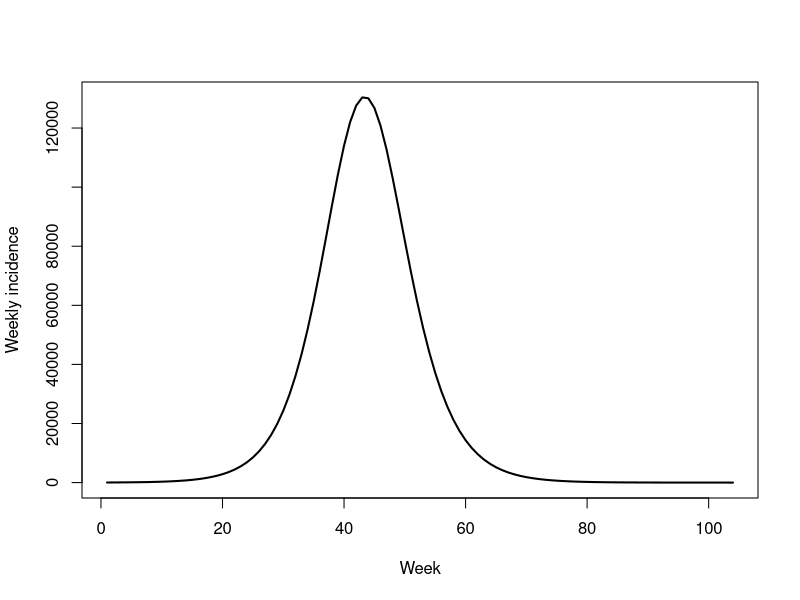
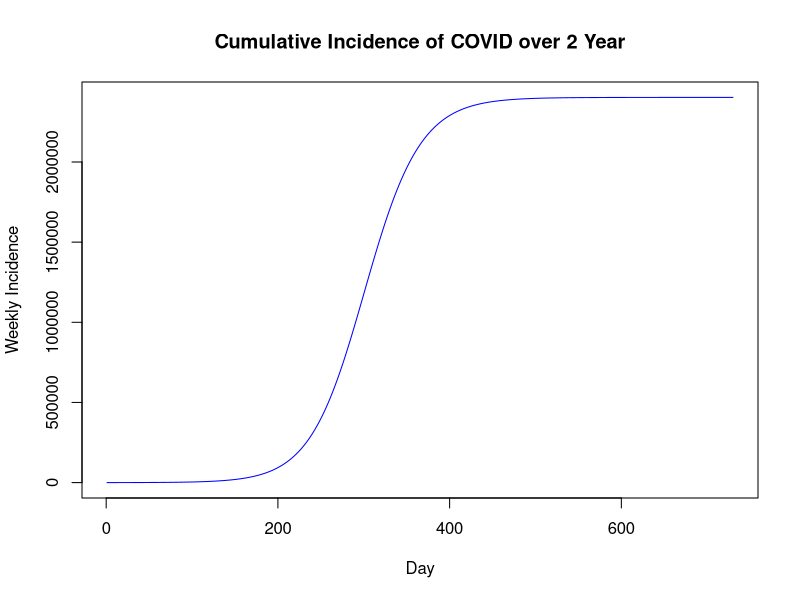
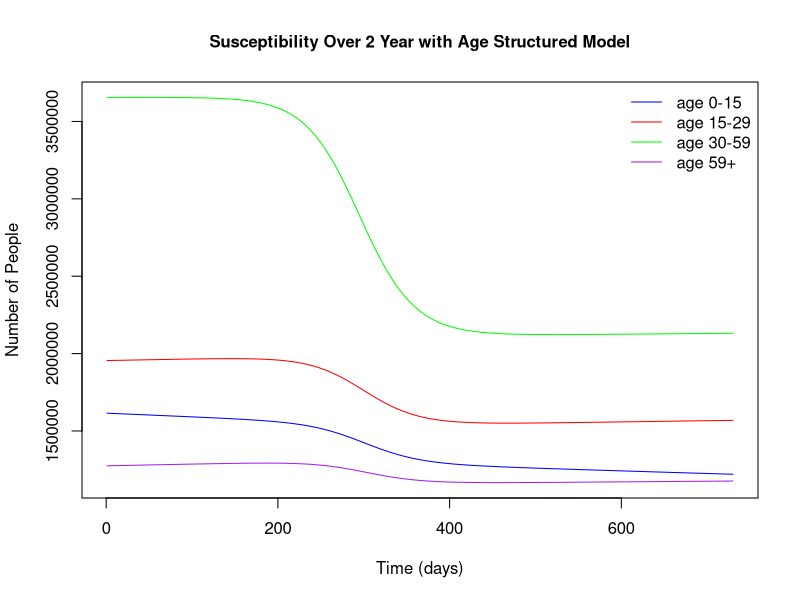
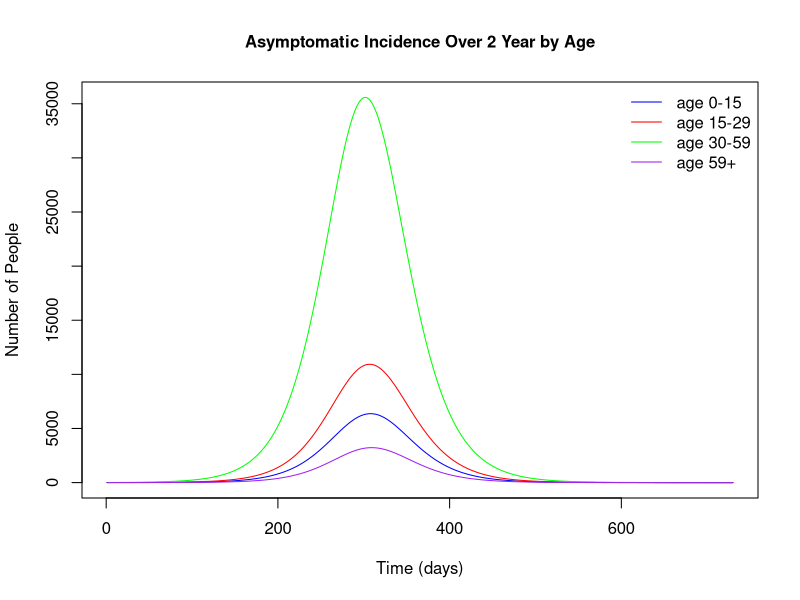
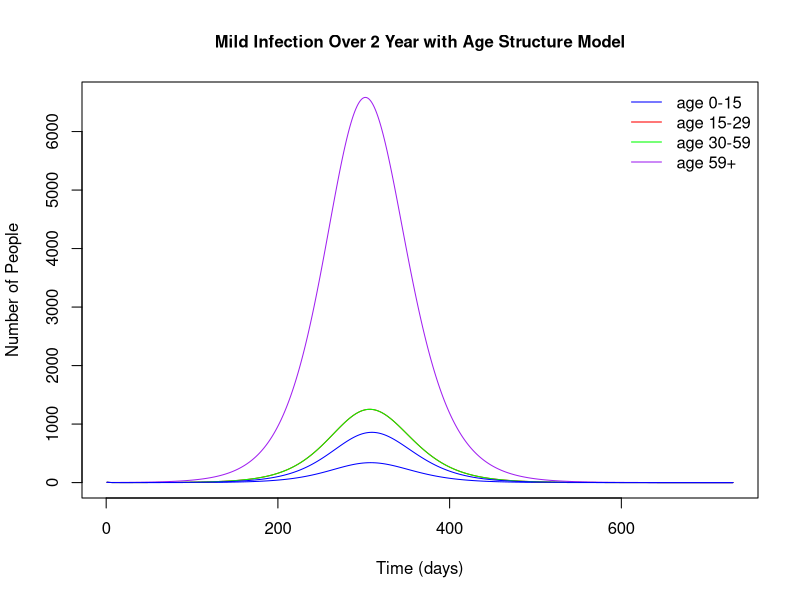
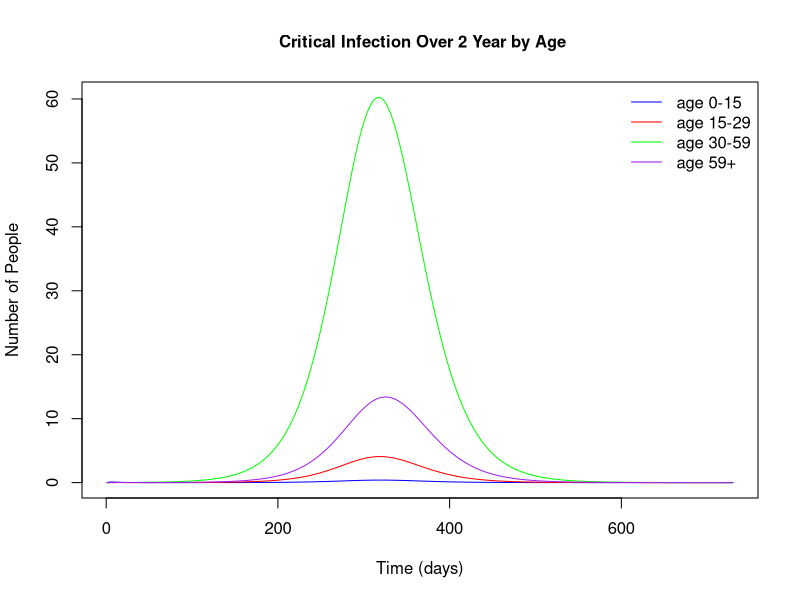
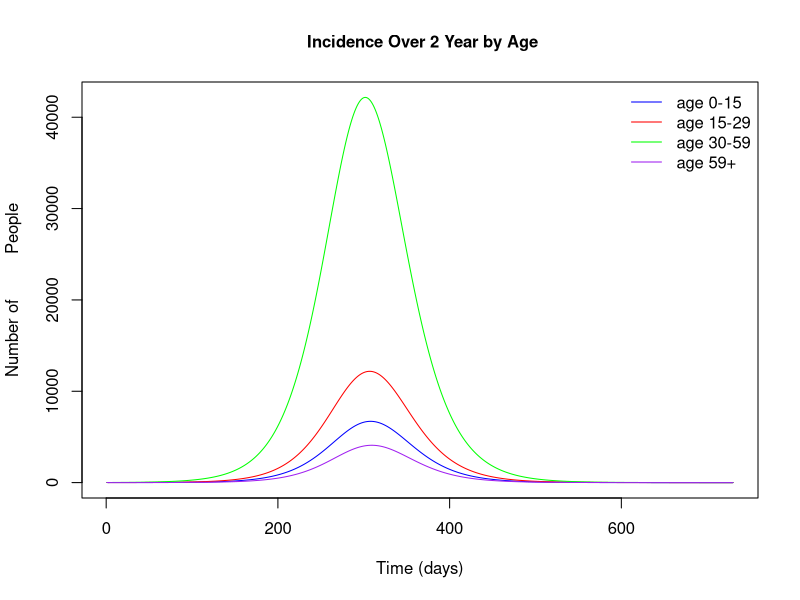

Generate these figures, in order, with R: (Note: this script raises an error after producing the figures.)
## ---- chunk 1
library(deSolve)
## ---- chunk 2
# Minor editions was made. I double checked that all compartments balanced out in the end.
COVID=function(times,state,parameters){
  with(as.list(c(state,parameters)),{
  #age 0-15
    dS1 = mu*N*n[1] - sum(BETA[1,]*c(A1,A2,A3,A4) + BETA[1,]*c(M1,M2,M3,M4))*(S1/N*n[1]) - l1*S1;# multiplied N by n[1] since only first group will have new born
    dE1 = sum(BETA[1,]*c(A1,A2,A3,A4) + BETA[1,]*c(M1,M2,M3,M4))*(S1/N*n[1]) - E1*alpha - l1*E1; # edited E1*alpha term
    dA1 = E1*alpha*theta[1] - gamma*A1 - l1*A1;
    dM1 = E1*alpha*(1-theta[1]) - (gamma.h*rho[1] + gamma*(1-rho[1]))*M1 - l1*M1;# ----------------added gamma.h
    dH1 = gamma.h*rho[1]*M1 + kappa_c[1]*C1 - kappa_h[1]*H1 - gamma_h[1]*H1 - l1*H1;
    dR1 = gamma*A1 + gamma*(1-rho[1])*M1 + gamma_h[1]*H1 - l1*R1;
    dC1 = kappa_h[1]*H1 - kappa_c[1]*C1 - sigma[1]*C1 - l1*C1;
    dDead1 = sigma[1]*C1;
    dcumInci1 = E1*alpha;
  #age 15-29
    dS2 = l1*S1 - sum(BETA[2,]*c(A1,A2,A3,A4)+ BETA[2,]*c(M1,M2,M3,M4))*(S2/N*n[2]) - l2*S2;
    dE2 = l1*E1 + sum(BETA[2,]*c(A1,A2,A3,A4) + BETA[2,]*c(M1,M2,M3,M4))*(S2/N*n[2]) - E2*alpha - l2*E2;
    dA2 = l1*A1 + E2*alpha*theta[2] - gamma*A2 - l2*A2;
    dM2 = l1*M1 + E2*alpha*(1-theta[2]) - (gamma.h*rho[2] + gamma*(1-rho[2]))*M2 - l2*M2;
    dH2 = l1*H1 + gamma.h*rho[2]*M2 + kappa_c[2]*C2 - kappa_h[2]*H2 - gamma_h[2]*H2 - l2*H2;
    dR2 = l1*R1 + gamma*A2 + gamma*(1-rho[2])*M2 + gamma_h[2]*H2 - l2*R2;
    dC2 = l1*C1 + kappa_h[2]*H2 - kappa_c[2]*C2 - sigma[2]*C2 - l2*C2;
    dDead2 = sigma[2]*C2;
    dcumInci2 = E2*alpha;
  #age 30-59
    dS3 = l2*S2 - sum(BETA[3,]*c(A1,A2,A3,A4)+ BETA[3,]*c(M1,M2,M3,M4))*(S3/N*n[3]) - l3*S3;
    dE3 = l2*E2 + sum(BETA[3,]*c(A1,A2,A3,A4) + BETA[3,]*c(M1,M2,M3,M4))*(S3/N*n[3]) - E3*alpha - l3*E3;
    dA3 = l2*A2 + E3*alpha*theta[3] - gamma*A3 - l2*A3;
    dM3 = l2*M2 + E3*alpha*(1-theta[3]) - (gamma.h*rho[3] + gamma*(1-rho[3]))*M3 - l3*M3;
    dH3 = l2*H2 + gamma.h*rho[3]*M3 + kappa_c[3]*C3 - kappa_h[3]*H3 - gamma_h[3]*H3 - l3*H3;
    dR3 = l2*R2 + gamma*A3 + gamma*(1-rho[3])*M3 + gamma_h[3]*H3 - l3*R3;
    dC3 = l2*C2 + kappa_h[3]*H3 - kappa_c[3]*C3 - sigma[3]*C3 - l3*C3;
    dDead3 = sigma[3]*C3;
    dcumInci3 = E3*alpha;
  #age 59+
    dS4 = l3*S3 - sum(BETA[4,]*c(A1,A2,A3,A4) + BETA[4,]*c(M1,M2,M3,M4))*(S4/N*n[4]) - mu*N*n[1];# ------added n[1]
    dE4 = l3*E3 + sum(BETA[4,]*c(A1,A2,A3,A4) + BETA[4,]*c(M1,M2,M3,M4))*(S4/N*n[4]) - E4*alpha;
    dA4 = l3*A3 + E4*alpha*theta[4] - gamma*A4; #------------------------deleted the mu*A4 term, cannot balance out
    dM4 = l3*M3 + E4*(alpha*(1-theta[4])) - (gamma.h*rho[4] + gamma*(1-rho[4]))*M4;
    dH4 = l3*H3 + gamma.h*rho[4]*M4 + kappa_c[4]*C4 - kappa_h[4]*H4 - gamma_h[4]*H4;
    dR4 = l3*R3 + gamma*A4 + gamma*(1-rho[4])*M4 + gamma_h[4]*H4;
    dC4 = l3*C3 + kappa_h[4]*H4 - kappa_c[4]*C4 - sigma[4]*C4;
    dDead4 = sigma[4]*C4;
    dcumInci4 = E4*alpha;
    
          # return the rate of change
    list(c(dS1, dS2, dS3, dS4, dE1, dE2, dE3, dE4, dA1, dA2, dA3, dA4, dM1, dM2, dM3, dM4, dH1, dH2, dH3, dH4, dR1, dR2, dR3, dR4, dC1, dC2, dC3, dC4, dDead1, dDead2, dDead3, dDead4, dcumInci1, dcumInci2,dcumInci3,dcumInci4))
  })
}

l1 = 1/(15*365); #15 years
l2 = 1/(29*365) #29 years
l3 = 1/(59*365) #59 years
N=8500000;
n=c(0.19, 0.23, 0.43, 0.15); # ---------- The article used 0.39, 0.28, 0.28, 0.5, should we use these too? 
A0=c(5,5,5,5);
M0=c(5,5,5,5);
E0=H0=cumInci0=C0=R0=Dead0=rep(0,4);
S0=N*n-A0-M0;
  
beta1 = 2 #peak infection
alpha = 1/3.69 #latent period
gamma = 1/3.47 #infectious period
gamma.h = 0.14 #--------------------------reporting rate, infection being documented
rho = c(0.03,0.06,0.09,0.12) #proportion progressing to severe infection
mu = 1/(78.7*365) #birth/death rate = 1/life expectancy in days
theta = c(0.95,0.9,0.85,0.8) #proportion asymptomatic
kappa_h = c(0.1/11,0.13/11,0.16/13,0.19/13) #proportion of severe to critical infection-------Why divided by 11 13
gamma_h = c(0.9/4,0.87/4,0.84/6,0.81/6) #proportion of severe to recovered------------------- why divided by 4 6
kappa_c = c(0.35/5,0.25/5,0.15/6,0.05/6) #proportion of critical back to severe infection-----why 5 5 6 6 
sigma = c(0.65/9,0.75/9,0.85/10,0.95/10) #proportion of critical  to recovered----------------why 9, 9, 10, 10
omega = 2*pi/365 #sinusoidal forcing
times=seq(1,2*365,by=1) 

#beta matrix
(gamma+mu)*(2.5)/(alpha/(alpha+mu)) #---------This is what I found in note how to get beta for SEIR
gamma*2.5*1.3 #-------------------------------what was originally used, for SIR.

#Could you please teach me how you get these betas? since they does not match with (gamma+mu)*(2.5)/(alpha/(alpha+mu))
#And I cannot find them in the article.
beta=matrix(c(1.46,0.90,0.90,0.67,
              0.90,1.46,1.12,0.78,
              0.90,1.12,1.46,0.80,
              0.67,0.78,0.80,1.46),4,4,byrow=T)#-------for mild infections
Nmatrix=diag(n,4,4);
r0 = eigen(Nmatrix %*% beta)$values[1]
b = 0.55
BETA=matrix(c(1.46,0.90,0.90,0.67,
              0.90,1.46,1.12,0.78,
              0.90,1.12,1.46,0.80,
              0.67,0.78,0.80,1.46),4,4,byrow=T)#---------for asymptimatic infections

state=c(S1=S0[1],S2=S0[2],S3=S0[3],S4=S0[4],
        E1=E0[1],E2=E0[2],E3=E0[3],E4=E0[4],
        A1=A0[1],A2=A0[2],A3=A0[3],A4=A0[4],
        M1=A0[1],M2=M0[2],M3=M0[3],M4=M0[4],
        H1=A0[1],H2=H0[2],H3=H0[3],H4=H0[4],
        R1=R0[1],R2=R0[2],R3=R0[3],R4=R0[4],
        C1=C0[1],C2=C0[2],C3=C0[3],C4=C0[4],
        Dead1=Dead0[1],Dead2=Dead0[2],Dead3=Dead0[3],Dead4=Dead0[4],
        cumInci1=cumInci0[1],cumInci2=cumInci0[2],cumInci3=cumInci0[3],cumInci4=cumInci0[4])

parameters=c(BETA=BETA, mu=mu,gamma=gamma,alpha=alpha,rho=rho,theta=theta,kappa_h=kappa_h,gamma.h = gamma.h, gamma_h=gamma_h,kappa_c=kappa_c,sigma=sigma,omega=omega,N=N,beta1=beta1)    
## ---- chunk 3
COVID.sim=ode(y=state,times=times,func=COVID,parms=parameters)
I1 = rowSums(COVID.sim[,c('A1','M1')])
I2 = rowSums(COVID.sim[,c('A2','M2')])
I3 = rowSums(COVID.sim[,c('A3','M3')])
I4 = rowSums(COVID.sim[,c('A4','M4')])
COVID.sim = cbind(COVID.sim, I1, I2, I3, I4)
S = rowSums(COVID.sim[,c('S1','S2','S3','S4')])
E = rowSums(COVID.sim[,c('E1','E2','E3','E4')])
A = rowSums(COVID.sim[,c('A1','A2','A3','A4')])
M = rowSums(COVID.sim[,c('M1','M2','M3','M4')])
R = rowSums(COVID.sim[,c('R1','R2','R3','R4')])
C = rowSums(COVID.sim[,c('C1','C2','C3','C4')])
H = rowSums(COVID.sim[,c('H1','H2','H3','H4')])
allI= rowSums(COVID.sim[,c('M1','M2','M3','M4','A1','A2','A3','A4')])
cuminci = (COVID.sim[,'cumInci1']+COVID.sim[,'cumInci2']+COVID.sim[,'cumInci3']+COVID.sim[,'cumInci4'])
dead = (COVID.sim[,'Dead1']+COVID.sim[,'Dead2']+COVID.sim[,'Dead3']+COVID.sim[,'Dead4'])
all.sim = cbind(S,E,A,M,R,C,H,allI,cuminci,COVID.sim[,'time'],dead)
 
#weekly incidence
inci=all.sim[seq(7,nrow(all.sim),by=7),'cuminci']-c(0,all.sim[seq(7,nrow(all.sim)-7,by=7),'cuminci'])

#plot
plot(inci,ylab='Weekly incidence',xlab='Week',type='l',lwd=2)

plot(all.sim[,'cuminci'],ylab='Weekly Incidence',xlab='Day',type='l',lwd=1, main="Cumulative Incidence of COVID over 2 Year",col='blue')

matplot(COVID.sim[,'time'], COVID.sim[,c('S1','S2','S3','S4')],type='l', 
        lwd=1,col=c('blue','red','green','purple'),lty=1, main='Susceptibility Over 2 Year with Age Structured Model', cex.main=1,
        ylab='Number of People',xlab='Time (days)')
legend('topright',c('age 0-15','age 15-29', 'age 30-59', 'age 59+'), lwd=1, col=c('blue','red','green','purple'),bty='n')

matplot(COVID.sim[,'time'], COVID.sim[,c('A1','A2','A3','A4')],type='l', 
        lwd=1,col=c('blue','red','green','purple'),lty=1, main='Asymptomatic Incidence Over 2 Year by Age',         
        cex.main=1, ylab='Number of People',xlab='Time (days)')
legend('topright',c('age 0-15','age 15-29', 'age 30-59', 'age 59+'), lwd=1, col=c('blue','red','green','purple'),bty='n')
#####################################################################################################################
#The simulated number of mild and critical incidences among elder people does not match with main stream findings####
matplot(COVID.sim[,'time'], COVID.sim[,c('M1','M2','M2','M3','M4')],type='l', 
        lwd=1,col=c('blue','red','green','purple'),lty=1, main='Mild Infection Over 2 Year with Age Structure Model',              cex.main=1, ylab='Number of People',xlab='Time (days)')
legend('topright',c('age 0-15','age 15-29', 'age 30-59', 'age 59+'), lwd=1, col=c('blue','red','green','purple'),bty='n')

matplot(COVID.sim[,'time'], COVID.sim[,c('C1', 'C2','C3','C4')],type='l', 
        lwd=1,col=c('blue','red','green','purple'),lty=1, main=' Critical Infection Over 2 Year by Age',cex.main=1, ylab='Number of People',xlab='Time (days)')
legend('topright',c('age 0-15','age 15-29', 'age 30-59', 'age 59+'), lwd=1, col=c('blue','red','green','purple'),bty='n')
#######################################################################################################################

matplot(COVID.sim[,'time'], COVID.sim[,c('I1', 'I2','I3','I4')],type='l', 
        lwd=1,col=c('blue','red','green','purple'),lty=1, main=' Incidence Over 2 Year by Age',cex.main=1, ylab='Number of         People',xlab='Time (days)')
legend('topright',c('age 0-15','age 15-29', 'age 30-59', 'age 59+'), lwd=1, col=c('blue','red','green','purple'),bty='n')
## ---- chunk 4
COVID_Ctrl=function(times,state2,parametersCtrl){
  with(as.list(c(state2,parametersCtrl)),{
  #age 0-15
    dS1 = mu*N*n[1] - sum(BETA_ca[1,]*c(A1,A2,A3,A4) + BETA_cm[1,]*c(M1,M2,M3,M4))*(S1/N*n[1]) - l1*S1;# multiplied N by n[1] since only first group will have new born
    dE1 = sum(BETA_ca[1,]*c(A1,A2,A3,A4) + BETA_cm[1,]*c(M1,M2,M3,M4))*(S1/N*n[1]) - E1*alpha - l1*E1; # edited E1*alpha term
    dA1 = E1*alpha*theta[1] - gamma*A1 - l1*A1;
    dM1 = E1*alpha*(1-theta[1]) - (gamma.h*rho[1] + gamma*(1-rho[1]))*M1 - l1*M1;# ----------------added gamma.h
    dH1 = gamma.h*rho[1]*M1 + kappa_c[1]*C1 - kappa_h[1]*H1 - gamma_h[1]*H1 - l1*H1;
    dR1 = gamma*A1 + gamma*(1-rho[1])*M1 + gamma_h[1]*H1 - l1*R1;
    dC1 = kappa_h[1]*H1 - kappa_c[1]*C1 - sigma[1]*C1 - l1*C1;
    dDead1 = sigma[1]*C1;
    dcumInci1 = E1*alpha;
  #age 15-29
    dS2 = l1*S1 - sum(BETA_ca[2,]*c(A1,A2,A3,A4)+ BETA_cm[2,]*c(M1,M2,M3,M4))*(S2/N*n[2]) - l2*S2;
    dE2 = l1*E1 + sum(BETA_ca[2,]*c(A1,A2,A3,A4) + BETA_cm[2,]*c(M1,M2,M3,M4))*(S2/N*n[2]) - E2*alpha - l2*E2;
    dA2 = l1*A1 + E2*alpha*theta[2] - gamma*A2 - l2*A2;
    dM2 = l1*M1 + E2*alpha*(1-theta[2]) - (gamma.h*rho[2] + gamma*(1-rho[2]))*M2 - l2*M2;
    dH2 = l1*H1 + gamma.h*rho[2]*M2 + kappa_c[2]*C2 - kappa_h[2]*H2 - gamma_h[2]*H2 - l2*H2;
    dR2 = l1*R1 + gamma*A2 + gamma*(1-rho[2])*M2 + gamma_h[2]*H2 - l2*R2;
    dC2 = l1*C1 + kappa_h[2]*H2 - kappa_c[2]*C2 - sigma[2]*C2 - l2*C2;
    dDead2 = sigma[2]*C2;
    dcumInci2 = E2*alpha;
  #age 30-59
    dS3 = l2*S2 - sum(BETA_ca[3,]*c(A1,A2,A3,A4)+ BETA_cm[3,]*c(M1,M2,M3,M4))*(S3/N*n[3]) - l3*S3;
    dE3 = l2*E2 + sum(BETA_ca[3,]*c(A1,A2,A3,A4) + BETA_cm[3,]*c(M1,M2,M3,M4))*(S3/N*n[3]) - E3*alpha - l3*E3;
    dA3 = l2*A2 + E3*alpha*theta[3] - gamma*A3 - l2*A3;
    dM3 = l2*M2 + E3*alpha*(1-theta[3]) - (gamma.h*rho[3] + gamma*(1-rho[3]))*M3 - l3*M3;
    dH3 = l2*H2 + gamma.h*rho[3]*M3 + kappa_c[3]*C3 - kappa_h[3]*H3 - gamma_h[3]*H3 - l3*H3;
    dR3 = l2*R2 + gamma*A3 + gamma*(1-rho[3])*M3 + gamma_h[3]*H3 - l3*R3;
    dC3 = l2*C2 + kappa_h[3]*H3 - kappa_c[3]*C3 - sigma[3]*C3 - l3*C3;
    dDead3 = sigma[3]*C3;
    dcumInci3 = E3*alpha;
  #age 59+
    dS4 = l3*S3 - sum(BETA_ca[4,]*c(A1,A2,A3,A4) + BETA_cm[4,]*c(M1,M2,M3,M4))*(S4/N*n[4]) - mu*N*n[1];# ------added n[1]
    dE4 = l3*E3 + sum(BETA_ca[4,]*c(A1,A2,A3,A4) + BETA_cm[4,]*c(M1,M2,M3,M4))*(S4/N*n[4]) - E4*alpha;
    dA4 = l3*A3 + E4*alpha*theta[4] - gamma*A4; #------------------------deleted the mu*A4 term, cannot balance out
    dM4 = l3*M3 + E4*(alpha*(1-theta[4])) - (gamma.h*rho[4] + gamma*(1-rho[4]))*M4;
    dH4 = l3*H3 + gamma.h*rho[4]*M4 + kappa_c[4]*C4 - kappa_h[4]*H4 - gamma_h[4]*H4;
    dR4 = l3*R3 + gamma*A4 + gamma*(1-rho[4])*M4 + gamma_h[4]*H4;
    dC4 = l3*C3 + kappa_h[4]*H4 - kappa_c[4]*C4 - sigma[4]*C4;
    dDead4 = sigma[4]*C4;
    dcumInci4 = E4*alpha;
    
          # return the rate of change
    list(c(dS1, dS2, dS3, dS4, dE1, dE2, dE3, dE4, dA1, dA2, dA3, dA4, dM1, dM2, dM3, dM4, dH1, dH2, dH3, dH4, dR1, dR2, dR3, dR4, dC1, dC2, dC3, dC4, dDead1, dDead2, dDead3, dDead4, dcumInci1, dcumInci2,dcumInci3,dcumInci4))
  })
}
## ---- chunk 5
times1=seq(1,9*7,by=1); # first 9 weeks with out intervention
times2=seq(9*7, 2*365,by=1); # afterward with incidence
l1 = 1/(15*365); #15 years
l2 = 1/(29*365) #29 years
l3 = 1/(59*365) #59 years
N=8500000;
n=c(0.19, 0.23, 0.43, 0.15); # ---------- The article used 0.39, 0.28, 0.28, 0.5, should we use these too? 
A0=c(5,5,5,5);
M0=c(5,5,5,5);
E0=H0=cumInci0=C0=R0=Dead0=rep(0,4);
S0=N*n-A0-M0;
  
beta1 = 2 #peak infection
alpha = 1/3.69 #latent period
gamma = 1/3.47 #infectious period
gamma.h = 0.14 #--------------------------reporting rate, infection being documented
rho = c(0.03,0.06,0.09,0.12) #proportion progressing to severe infection
mu = 1/(78.7*365) #birth/death rate = 1/life expectancy in days
theta = c(0.95,0.9,0.85,0.8) #proportion asymptomatic
kappa_h = c(0.1/11,0.13/11,0.16/13,0.19/13) #proportion of severe to critical infection-------Why divided by 11 13
gamma_h = c(0.9/4,0.87/4,0.84/6,0.81/6) #proportion of severe to recovered------------------- why divided by 4 6
kappa_c = c(0.35/5,0.25/5,0.15/6,0.05/6) #proportion of critical back to severe infection-----why 5 5 6 6 
sigma = c(0.65/9,0.75/9,0.85/10,0.95/10) #proportion of critical  to recovered----------------why 9, 9, 10, 10

# Stage 1: no intervention
COVID.sim=ode(y=state,times=times1,func=COVID,parms=parameters);

state=c(S1=S0[1],S2=S0[2],S3=S0[3],S4=S0[4],
        E1=E0[1],E2=E0[2],E3=E0[3],E4=E0[4],
        A1=A0[1],A2=A0[2],A3=A0[3],A4=A0[4],
        M1=A0[1],M2=M0[2],M3=M0[3],M4=M0[4],
        H1=A0[1],H2=H0[2],H3=H0[3],H4=H0[4],
        R1=R0[1],R2=R0[2],R3=R0[3],R4=R0[4],
        C1=C0[1],C2=C0[2],C3=C0[3],C4=C0[4],
        Dead1=Dead0[1],Dead2=Dead0[2],Dead3=Dead0[3],Dead4=Dead0[4],
        cumInci1=cumInci0[1],cumInci2=cumInci0[2],cumInci3=cumInci0[3],cumInci4=cumInci0[4])

parameters=c(BETA=BETA,mu=mu,gamma=gamma,alpha=alpha,rho=rho,theta=theta,kappa_h=kappa_h,gamma.h = gamma.h, gamma_h=gamma_h,kappa_c=kappa_c,sigma=sigma,omega=omega,N=N,beta1=beta1)  
# Stage 2: yes intervention
state2=c(S1=tail(COVID.sim[,'S1'],1),S2=tail(COVID.sim[,'S2'],1),
         S3=tail(COVID.sim[,'S3'],1),S4=tail(COVID.sim[,'S4'],1),
         E1=tail(COVID.sim[,'E1'],1),E2=tail(COVID.sim[,'E2'],1),
         E3=tail(COVID.sim[,'E3'],1),E4=tail(COVID.sim[,'E4'],1),
         A1=tail(COVID.sim[,'A1'],1),A2=tail(COVID.sim[,'A2'],1),
         A3=tail(COVID.sim[,'A3'],1),A4=tail(COVID.sim[,'A4'],1),
         M1=tail(COVID.sim[,'M1'],1),M2=tail(COVID.sim[,'M2'],1),
         M3=tail(COVID.sim[,'M3'],1),M4=tail(COVID.sim[,'M4'],1),
         H1=tail(COVID.sim[,'H1'],1),H2=tail(COVID.sim[,'H2'],1),
         H3=tail(COVID.sim[,'H3'],1),H4=tail(COVID.sim[,'H4'],1),
         R1=tail(COVID.sim[,'R1'],1),R2=tail(COVID.sim[,'R2'],1),
         R3=tail(COVID.sim[,'R3'],1),R4=tail(COVID.sim[,'R4'],1),
         C1=tail(COVID.sim[,'C1'],1),C2=tail(COVID.sim[,'C2'],1),
         C3=tail(COVID.sim[,'C3'],1),C4=tail(COVID.sim[,'C4'],1),
         Dead1=tail(COVID.sim[,'Dead1'],1),Dead2=tail(COVID.sim[,'Dead2'],1),
         Dead3=tail(COVID.sim[,'Dead3'],1),Dead4=tail(COVID.sim[,'Dead4'],1),
         cumInci1=tail(COVID.sim[,'cumInci1'],1),cumInci2=tail(COVID.sim[,'cumInci2'],1),
         cumInci3=tail(COVID.sim[,'cumInci3'],1),cumInci4=tail(COVID.sim[,'cumInci4'],1))

BETA_ca = BETA*a
BETA_cm = BETA*m
a = 0.7
m = 0.8
parametersCtrl=
  c(BETA_ca=BETA_ca, BETA_cm = BETA_cm,mu=mu,gamma=gamma,alpha=alpha,rho=rho,theta=theta,kappa_h=kappa_h,gamma.h = gamma.h, gamma_h=gamma_h,kappa_c=kappa_c,sigma=sigma,omega=omega,N=N,beta1=beta1) 

COVID.Ctrl=ode(y=state2,times=times2,func=COVID_Ctrl,parms=parametersCtrl)

# Combine the two
sim2=rbind(COVID.sim,COVID.Ctrl[-1,])

I1 = rowSums(sim2[,c('A1','M1')])
I2 = rowSums(sim2[,c('A2','M2')])
I3 = rowSums(sim2[,c('A3','M3')])
I4 = rowSums(sim2[,c('A4','M4')])
sim2 = cbind(sim2, I1, I2, I3, I4)
S = rowSums(sim2[,c('S1','S2','S3','S4')])
E = rowSums(sim2[,c('E1','E2','E3','E4')])
A = rowSums(sim2[,c('A1','A2','A3','A4')])
M = rowSums(sim2[,c('M1','M2','M3','M4')])
R = rowSums(sim2[,c('R1','R2','R3','R4')])
C = rowSums(sim2[,c('C1','C2','C3','C4')])
H = rowSums(sim2[,c('H1','H2','H3','H4')])
allI= rowSums(sim2[,c('M1','M2','M3','M4','A1','A2','A3','A4')])
cuminci = rowSums(sim2[,c('cumInci1','cumInci2','cumInci3','cumInci4')])
dead = rowSums(sim2[,c('Dead1','Dead2','Dead3','Dead4')])
all.sim2 = cbind(S,E,A,M,R,C,H,allI,cuminci,sim2[,'time'],dead)

inci2=all.sim2[seq(7,nrow(all.sim2),by=7),'cuminci']-c(0,all.sim2[seq(7,nrow(all.sim2)-7,by=7),'cuminci']) #weekly incidences

#Plots
plot(all.sim2[,'cuminci'],ylab='Cumulative incidence',xlab='Day',type='l',lwd=2)

plot(inci2, ylab='Weekly incidence',xlim = c(0,40), ylim = c(0,800), xlab='Week',type='l',lwd=2)
lines(inci,ylab='Weekly incidence',xlab ='Week',col = 'red', type='l',lwd=2)
legend('topright',c('Simulated: with intervention', 'Simulated: no intervention'),
       lty=c(1,1),pch=c(NA, NA),col=c('black', 'red'),cex=.8,bty='n')
## ---- chunk 6
library(deSolve)
COVID.SF=function(times,state,parameters){
  with(as.list(c(state,parameters)),{
  #age 0-15
    dS1 = mu*N*n[1] - sum(BETA[1,]*c(A1,A2,A3,A4) + BETA[1,]*c(M1,M2,M3,M4))*(1+beta1*cos(omega*times))*(S1/N*n[1]) - l1*S1;
    dE1 = sum(BETA[1,]*c(A1,A2,A3,A4) + BETA[1,]*c(M1,M2,M3,M4))*(1+beta1*cos(omega*times))*(S1/N*n[1]) - E1*alpha - l1*E1;
    dA1 = E1*alpha*theta[1] - gamma*A1 - l1*A1;
    dM1 = E1*alpha*(1-theta[1]) - (gamma.h*rho[1] + gamma*(1-rho[1]))*M1 - l1*M1;
    dH1 = gamma.h*rho[1]*M1 + kappa_c[1]*C1 - kappa_h[1]*H1 - gamma_h[1]*H1 - l1*H1;
    dR1 = gamma*A1 + gamma*(1-rho[1])*M1 + gamma_h[1]*H1 - l1*R1;
    dC1 = kappa_h[1]*H1 - kappa_c[1]*C1 - sigma[1]*C1 - l1*C1;
    dDead1 = sigma[1]*C1;
    dcumInci1 = E1*alpha;
  #age 15-29
    dS2 = l1*S1 - sum(BETA[2,]*c(A1,A2,A3,A4)+ BETA[2,]*c(M1,M2,M3,M4))*(1+beta1*cos(omega*times))*(S2/N*n[2]) - l2*S2;
    dE2 = l1*E1 + sum(BETA[2,]*c(A1,A2,A3,A4) + BETA[2,]*c(M1,M2,M3,M4))*(1+beta1*cos(omega*times))*(S2/N*n[2]) - E2*alpha - l2*E2;
    dA2 = l1*A1 + E2*alpha*theta[2] - gamma*A2 - l2*A2;
    dM2 = l1*M1 + E2*alpha*(1-theta[2]) - (gamma.h*rho[2] + gamma*(1-rho[2]))*M2 - l2*M2;
    dH2 = l1*H1 + gamma.h*rho[2]*M2 + kappa_c[2]*C2 - kappa_h[2]*H2 - gamma_h[2]*H2 - l2*H2;
    dR2 = l1*R1 + gamma*A2 + gamma*(1-rho[2])*M2 + gamma_h[2]*H2 - l2*R2;
    dC2 = l1*C1 + kappa_h[2]*H2 - kappa_c[2]*C2 - sigma[2]*C2 - l2*C2;
    dDead2 = sigma[2]*C2;
    dcumInci2 = E2*alpha;
  #age 30-59
    dS3 = l2*S2 - sum(BETA[3,]*c(A1,A2,A3,A4)+ BETA[3,]*c(M1,M2,M3,M4))*(1+beta1*cos(omega*times))*(S3/N*n[3]) - l3*S3;
    dE3 = l2*E2 + sum(BETA[3,]*c(A1,A2,A3,A4) + BETA[3,]*c(M1,M2,M3,M4))*(1+beta1*cos(omega*times))*(S3/N*n[3]) - E3*alpha - l3*E3;
    dA3 = l2*A2 + E3*alpha*theta[3] - gamma*A3 - l2*A3;
    dM3 = l2*M2 + E3*alpha*(1-theta[3]) - (gamma.h*rho[3] + gamma*(1-rho[3]))*M3 - l3*M3;
    dH3 = l2*H2 + gamma.h*rho[3]*M3 + kappa_c[3]*C3 - kappa_h[3]*H3 - gamma_h[3]*H3 - l3*H3;
    dR3 = l2*R2 + gamma*A3 + gamma*(1-rho[3])*M3 + gamma_h[3]*H3 - l3*R3;
    dC3 = l2*C2 + kappa_h[3]*H3 - kappa_c[3]*C3 - sigma[3]*C3 - l3*C3;
    dDead3 = sigma[3]*C3;
    dcumInci3 = E3*alpha;
  #age 59+
    dS4 = l3*S3 - sum(BETA[4,]*c(A1,A2,A3,A4) + BETA[4,]*c(M1,M2,M3,M4))*(1+beta1*cos(omega*times))*(S4/N*n[4]) - mu*N*n[1];
    dE4 = l3*E3 + sum(BETA[4,]*c(A1,A2,A3,A4) + BETA[4,]*c(M1,M2,M3,M4))*(1+beta1*cos(omega*times))*(S4/N*n[4]) - E4*alpha;
    dA4 = l3*A3 + E4*alpha*theta[4] - gamma*A4;
    dM4 = l3*M3 + E4*(alpha*(1-theta[4])) - (gamma.h*rho[4] + gamma*(1-rho[4]))*M4;
    dH4 = l3*H3 + gamma.h*rho[4]*M4 + kappa_c[4]*C4 - kappa_h[4]*H4 - gamma_h[4]*H4;
    dR4 = l3*R3 + gamma*A4 + gamma*(1-rho[4])*M4 + gamma_h[4]*H4;
    dC4 = l3*C3 + kappa_h[4]*H4 - kappa_c[4]*C4 - sigma[4]*C4;
    dDead4 = sigma[4]*C4;
    dcumInci4 = E4*alpha;
    
          # return the rate of change
    list(c(dS1, dS2, dS3, dS4, dE1, dE2, dE3, dE4, dA1, dA2, dA3, dA4, dM1, dM2, dM3, dM4, dH1, dH2, dH3, dH4, dR1, dR2, dR3, dR4, dC1, dC2, dC3, dC4, dDead1, dDead2, dDead3, dDead4, dcumInci1, dcumInci2,dcumInci3,dcumInci4))
  })
}

l1 = 1/(15*365); #15 years
l2 = 1/(29*365) #29 years
l3 = 1/(59*365) #59 years
N=8500000;
n=c(0.19, 0.23, 0.43, 0.15);
A0=c(1,1,1,1);
M0=c(1,1,1,1);
E0=H0=cumInci0=C0=R0=Dead0=rep(0,4);
S0=N*n-A0-M0;
  
beta1 = 2 #peak infection
alpha = 1/3.69 #latent period
gamma = 1/3.47 #infectious period
gamma.h = 0.14
rho = c(0.03,0.06,0.09,0.12) #proportion progressing to severe infection
mu = 1/(78.7*365) #birth/death rate = 1/life expectancy in days
theta = c(0.95,0.9,0.85,0.8) #proportion asymptomatic
kappa_h = c(0.1/11,0.13/11,0.16/13,0.19/13) #proportion of severe to critical infection
gamma_h = c(0.9/4,0.87/4,0.84/6,0.81/6) #proportion of severe to recovered
kappa_c = c(0.35/5,0.25/5,0.15/6,0.05/6) #proportion of critical back to severe infection
sigma = c(0.65/9,0.75/9,0.85/10,0.95/10) #proportion of critical  to recovered
omega = 2*pi/365 #sinusoidal forcing
times_SF=seq(1,365*6,by=1) 

#beta matrix
gamma*(5/3)/(1-theta)
0.7*gamma*(5/3)/(1-theta)
gamma*(5/3)/(theta)
gamma*(2.5/3)/(1-theta)
0.7*gamma*(2.5/3)/(1-theta)
gamma*(2.5/3)/(theta)

beta=matrix(c(1.46,0.90,0.90,0.67,
              0.90,1.46,1.12,0.78,
              0.90,1.12,1.46,0.80,
              0.67,0.78,0.80,1.46),4,4,byrow=T)
Nmatrix=diag(n,4,4);
r0= eigen(Nmatrix %*% beta)$values[1]
b = 2.5/r0*gamma
BETA=matrix(c(1.46,0.90,0.90,0.67,
              0.90,1.46,1.12,0.78,
              0.90,1.12,1.46,0.80,
              0.67,0.78,0.80,1.46),4,4,byrow=T)

state=c(S1=S0[1],S2=S0[2],S3=S0[3],S4=S0[4],
        E1=E0[1],E2=E0[2],E3=E0[3],E4=E0[4],
        A1=A0[1],A2=A0[2],A3=A0[3],A4=A0[4],
        M1=A0[1],M2=M0[2],M3=M0[3],M4=M0[4],
        H1=A0[1],H2=H0[2],H3=H0[3],H4=H0[4],
        R1=R0[1],R2=R0[2],R3=R0[3],R4=R0[4],
        C1=C0[1],C2=C0[2],C3=C0[3],C4=C0[4],
        Dead1=Dead0[1],Dead2=Dead0[2],Dead3=Dead0[3],Dead4=Dead0[4],
        cumInci1=cumInci0[1],cumInci2=cumInci0[2],cumInci3=cumInci0[3],cumInci4=cumInci0[4])

parameters=c(BETA=BETA,mu=mu,gamma=gamma,alpha=alpha,rho=rho,theta=theta,kappa_h=kappa_h,gamma_h=gamma_h,kappa_c=kappa_c,
             sigma=sigma,omega=omega,N=N,beta1=beta1)    
## ---- chunk 7
COVID.SF.sim=ode(y=state,times=times_SF,func=COVID.SF,parms=parameters)
I1_SF = rowSums(COVID.SF.sim[,c('A1','M1')])
I2_SF = rowSums(COVID.SF.sim[,c('A2','M2')])
I3_SF = rowSums(COVID.SF.sim[,c('A3','M3')])
I4_SF = rowSums(COVID.SF.sim[,c('A4','M4')])
COVID.SF.sim = cbind(COVID.SF.sim, I1_SF, I2_SF, I3_SF, I4_SF)
S_SF = rowSums(COVID.SF.sim[,c('S1','S2','S3','S4')])
E_SF = rowSums(COVID.SF.sim[,c('E1','E2','E3','E4')])
A_SF = rowSums(COVID.SF.sim[,c('A1','A2','A3','A4')])
M_SF = rowSums(COVID.SF.sim[,c('M1','M2','M3','M4')])
R_SF = rowSums(COVID.SF.sim[,c('R1','R2','R3','R4')])
C_SF = rowSums(COVID.SF.sim[,c('C1','C2','C3','C4')])
H_SF = rowSums(COVID.SF.sim[,c('H1','H2','H3','H4')])
allI_SF= rowSums(COVID.SF.sim[,c('M1','M2','M3','M4','A1','A2','A3','A4')])
cuminci_SF = (COVID.SF.sim[,'cumInci1']+COVID.SF.sim[,'cumInci2']+COVID.SF.sim[,'cumInci3']+COVID.SF.sim[,'cumInci4'])
dead_SF= (COVID.SF.sim[,'Dead1']+COVID.SF.sim[,'Dead2']+COVID.SF.sim[,'Dead3']+COVID.SF.sim[,'Dead4'])
all.SF.sim = cbind(S_SF,E_SF,A_SF,M_SF,R_SF,C_SF,H_SF,allI_SF,cuminci_SF,COVID.SF.sim[,'time'],dead_SF)
inci_SF=all.SF.sim[seq(7,nrow(all.SF.sim),by=7),'cuminci_SF'] #weekly incidence

#plot
plot(all.SF.sim[,'cuminci_SF'],ylab='Weekly Incidence',xlab='Week',type='l',lwd=1, main="Weekly Incidence of COVID over 1 Year",col='blue')

matplot(COVID.SF.sim[,'time'], COVID.SF.sim[,c('S1','S2','S3','S4')],type='l', 
        lwd=1,col=c('blue','red','green','purple'),lty=1, main='Susceptibility Over 6 Year with Age Structured Model', cex.main=1,
        ylab='Number of People',xlab='Time (days)')

matplot(COVID.SF.sim[,'time'], COVID.SF.sim[,c('I1_SF', 'I2_SF','I3_SF','I4_SF')],type='l', 
        lwd=1,col=c('blue','red','green','purple','orange','cyan','brown','black'),lty=1, main=' Incidence Over 6 Year by Age',cex.main=1, ylab='Number of People',xlab='Time (days)')

matplot(all.sim[,10], all.sim[,c('S','allI','H','C')]/N,type='l', 
        lwd=1,col=c('blue','red','green','purple','orange','cyan','brown','black'),lty=1, main='%Susceptible vs. Infected Over 1 Year',cex.main=1, ylab='Number of People',xlab='Time (days)')
